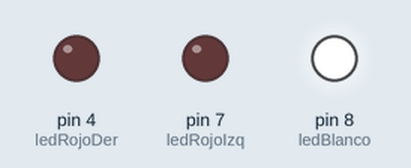
This sketch was run on a simulated Arduino Uno, built with avr-gcc and run on an emulated ATmega328P. Shown: output pins drawn as LEDs (lit = HIGH).

Above: at 0.5 s.
At 2.0 s:
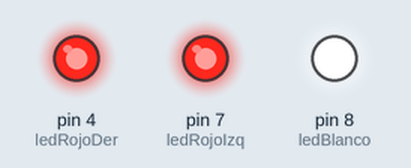
At 4.7 s:
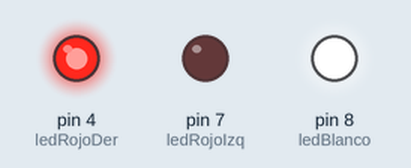
At 6.5 s:
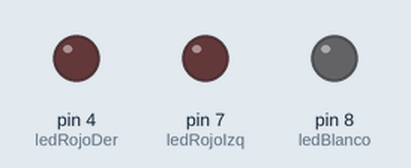
Timing chart, 0 to 8.1 s (numbered marks = the images above):
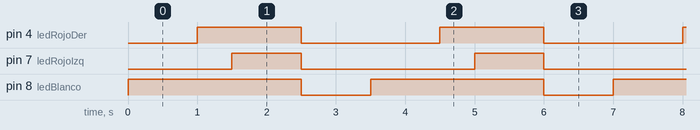

Measured:
- by itself, pin 4 (ledRojoDer): alternates HIGH for 1.5 s and LOW for 2.0 s
- by itself, pin 7 (ledRojoIzq): alternates HIGH for 1.0 s and LOW for 2.5 s
- by itself, pin 8 (ledBlanco): alternates HIGH for 2.5 s and LOW for 1.0 s

The sketch:

Prueba_de_leds.ino
```cpp
//variables

int ledRojoIzq = 7;
int ledRojoDer = 4;

int ledBlanco = 8;

void setup()
{
  pinMode(ledRojoIzq, OUTPUT);
  pinMode(ledRojoDer, OUTPUT);
  pinMode(ledBlanco, OUTPUT);

  digitalWrite(ledRojoIzq, LOW);
  digitalWrite(ledRojoDer, LOW);
  digitalWrite(ledBlanco, LOW);
}

void loop()
{
  digitalWrite(ledBlanco, HIGH);
  delay(1000);
  digitalWrite(ledRojoDer, HIGH);
  delay(500);
  digitalWrite(ledRojoIzq, HIGH);
  delay(1000);
  digitalWrite(ledBlanco, LOW);
  digitalWrite(ledRojoDer, LOW);
  digitalWrite(ledRojoIzq, LOW);
  delay(1000);
}
```
